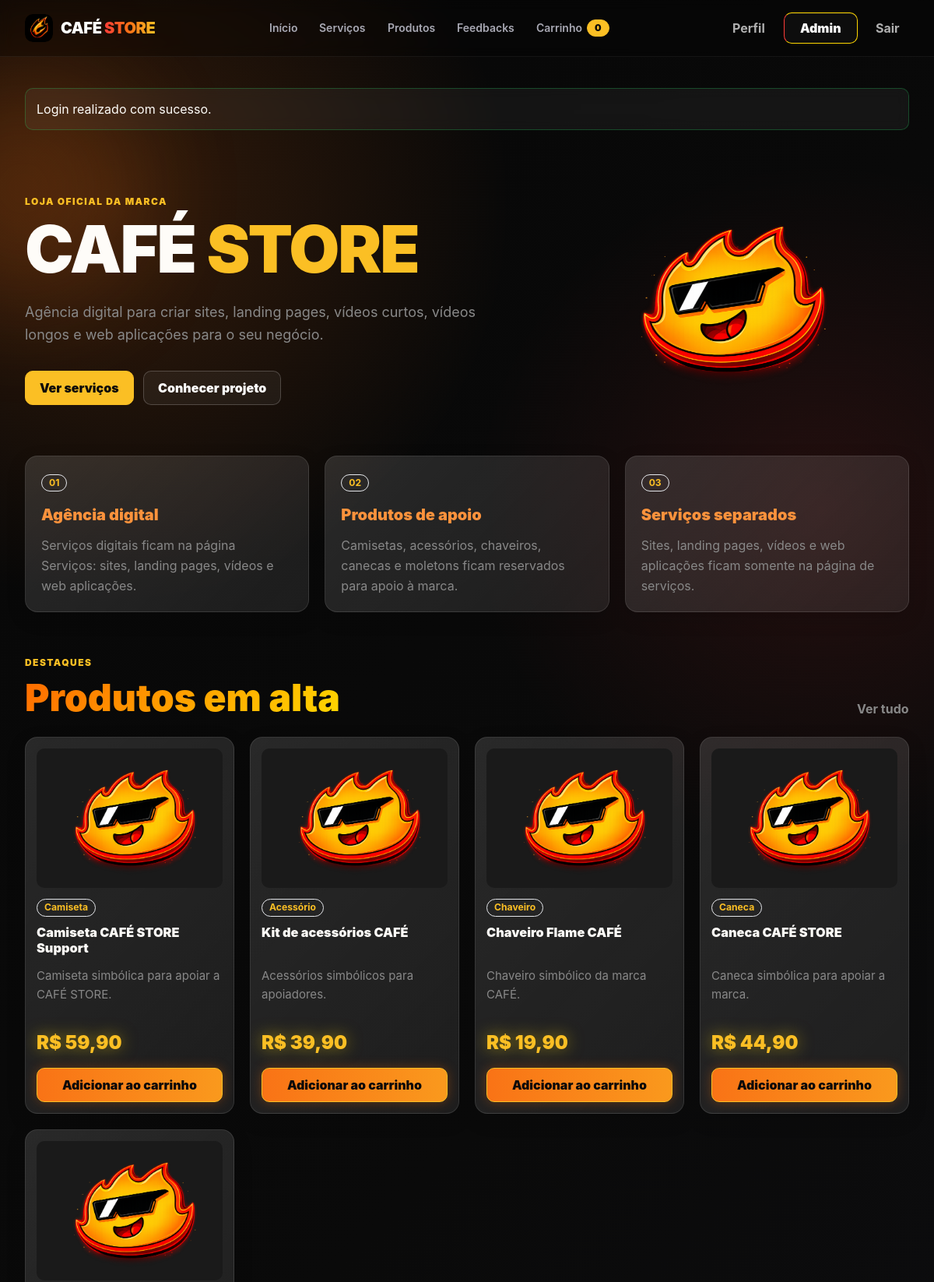
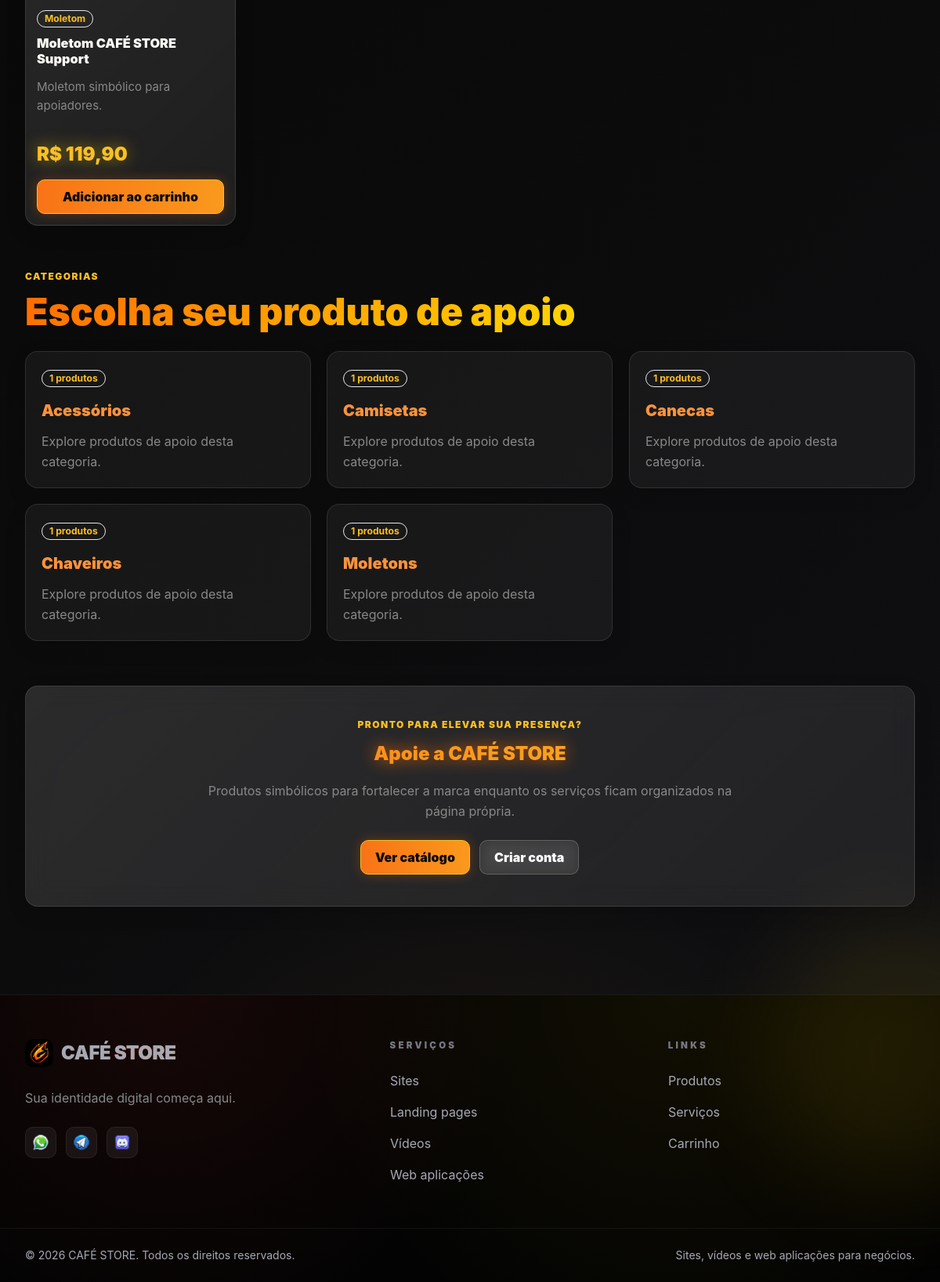
The page / (signed in) on the database its author committed (2 pictures, top to bottom).
### tables this page shows
CREATE TABLE products (
  id INT UNSIGNED AUTO_INCREMENT PRIMARY KEY,
  name VARCHAR(160) NOT NULL,
  slug VARCHAR(180) NOT NULL UNIQUE,
  description TEXT,
  short_description VARCHAR(255) NULL,
  price DECIMAL(10,2) NOT NULL DEFAULT 0.00,
  old_price DECIMAL(10,2) NULL,
  category_id INT UNSIGNED NULL,
  stock INT UNSIGNED NOT NULL DEFAULT 0,
  is_digital TINYINT(1) NOT NULL DEFAULT 1,
  image_url VARCHAR(500) NULL,
  main_image_url VARCHAR(500) NULL,
  type VARCHAR(40) NOT NULL DEFAULT 'digital',
  status VARCHAR(40) NOT NULL DEFAULT 'active',
  created_at TIMESTAMP DEFAULT CURRENT_TIMESTAMP,
  updated_at TIMESTAMP NULL DEFAULT NULL ON UPDATE CURRENT_TIMESTAMP,
  CONSTRAINT fk_products_category FOREIGN KEY (category_id) REFERENCES categories(id) ON DELETE SET NULL
);

CREATE TABLE categories (
  id INT UNSIGNED AUTO_INCREMENT PRIMARY KEY,
  name VARCHAR(120) NOT NULL,
  slug VARCHAR(140) NOT NULL UNIQUE,
  created_at TIMESTAMP DEFAULT CURRENT_TIMESTAMP,
  updated_at TIMESTAMP NULL DEFAULT NULL ON UPDATE CURRENT_TIMESTAMP
);

### config/helpers.php (called while the page is built, shortened)
<?php
function url($path = '') {
    return rtrim(BASE_URL, '/') . '/' . ltrim($path, '/');
}
function e($string) {
    return htmlspecialchars($string ?? '', ENT_QUOTES, 'UTF-8');
}
function money($value) {
    return 'R$ ' . number_format((float) $value, 2, ',', '.');
}
function excerpt($text, $length = 90) {
    $text = strip_tags($text ?? '');
    return $text;
}
function product_image($image_url) {
    if (empty($image_url)) {
        return url('assets/images/mascote.png');
    }
    return url($image_url);
}
function product_main_image(array $product) {
    return product_image($product['main_image_url'] ?? $product['image_url'] ?? '');
}
function product_type_label($type) {
    $labels = [
        'site' => 'Site',
        'landing_page' => 'Landing page',
        'video_curto' => 'Vídeo curto',
        'video_longo' => 'Vídeo longo',
        'web_app' => 'Web aplicação',
        'camiseta' => 'Camiseta',
        'acessorio' => 'Acessório',
        'chaveiro' => 'Chaveiro',
        'caneca' => 'Caneca',
        'moletom' => 'Moletom',
    ];
    return $labels[$type] ?? ucfirst(str_replace('_', ' ', (string) $type));
}

### index.php (the view, shortened to what this page needs)
<?php
require_once __DIR__ . "/config/helpers.php";
try {
    $pdo = db();
    $stmt = $pdo->prepare(
        "SELECT * FROM products WHERE status = 'active' ORDER BY created_at DESC LIMIT 6",
    );
    $stmt->execute();
    $featured = $stmt->fetchAll(PDO::FETCH_ASSOC);
    $stmtCat = $pdo->prepare("
        SELECT c.*, COUNT(p.id) AS product_count
        FROM categories c
        JOIN products p ON p.category_id = c.id AND p.status = 'active'
        GROUP BY c.id
        ORDER BY c.name
        LIMIT 6
    ");
    $stmtCat->execute();
    $categories = $stmtCat->fetchAll(PDO::FETCH_ASSOC);
} catch (PDOException $e) {
    error_log("Erro no index.php: " . $e->getMessage());
    $featured = [];
    $categories = [];
}
if (file_exists(__DIR__ . "/includes/header.php")) {
    include __DIR__ . "/includes/header.php";
} else {
    echo "<!DOCTYPE html><html><head><meta charset='UTF-8'><title>CAFÉ STORE</title></head><body>";
}
?>
<section class="grid items-center gap-8 py-9 md:py-16 lg:grid-cols-[1fr_0.78fr] lg:gap-[5vw]">
    <div>
        <p class="mb-2.5 text-[0.75rem] font-black uppercase tracking-[0.12em] text-glow-400">loja oficial da marca</p>
        <h1 class="m-0 text-[clamp(3rem,7vw,5.8rem)] font-black leading-none tracking-tight">
            CAFÉ <span class="text-glow-400">STORE</span>
        </h1>
        <p class="mt-6 max-w-[680px] text-[clamp(1rem,1.5vw,1.16rem)] leading-relaxed text-midnight-400">Agência digital para criar sites, landing pages, vídeos curtos, vídeos longos e web aplicações para o seu negócio.</p>
        <div class="mt-8 flex flex-wrap items-center gap-3">
            <a class="inline-flex min-h-[44px] items-center justify-center gap-2 rounded-[10px] border border-glow-400 bg-glow-400 px-[18px] font-black leading-none text-midnight-950 transition-all duration-300 hover:bg-glow-300" href="<?= url(
                "services.php",
            ) ?>">Ver serviços</a>
            <a class="inline-flex min-h-[44px] items-center justify-center gap-2 rounded-[10px] border border-white/20 bg-white/5 px-[18px] font-black leading-none text-white transition-all duration-300 hover:border-glow-400 hover:bg-white/10" href="#projeto">Conhecer projeto</a>
        </div>
    </div>
    <div class="hero-mascote-plain justify-self-center p-0 lg:justify-self-end">
        <?php
        $mascotPath = __DIR__ . "/assets/images/mascote.png";
        if (file_exists($mascotPath)): ?>
            <img src="<?= url(
                "assets/images/mascote.png",
            ) ?>" alt="Mascote CAFÉ STORE" class="hero-mascote-plain-img mx-auto">
        <?php else: ?>
            <div class="text-center text-6xl">🔥</div>
        <?php endif;
        ?>
    </div>
</section>
<section id="projeto" class="mb-14 grid gap-5 md:grid-cols-3 max-md:grid-cols-2 max-sm:grid-cols-1">
    <article class="rounded-2xl border border-white/10 bg-white/5 p-5 backdrop-blur-lg shadow-[0_8px_24px_rgba(0,0,0,0.15)] transition-all duration-300 hover:-translate-y-2 hover:scale-[1.02] hover:shadow-[0_16px_48px_rgba(0,0,0,0.2),0_0_30px_rgba(255,107,0,0.15)] hover:border-ember-500/30">
        <span class="inline-flex w-fit items-center justify-center rounded-full border border-white-20 px-[9px] py-[4px] text-[0.76rem] font-bold leading-none text-glow-400">01</span>
        <h3 class="mt-4 text-xl font-black text-ember-400">Agência digital</h3>
        <p class="mt-3 leading-relaxed text-midnight-400">Serviços digitais ficam na página Serviços: sites, landing pages, vídeos e web aplicações.</p>
    </article>
    <article class="rounded-2xl border border-white/10 bg-white/5 p-5 backdrop-blur-lg shadow-[0_8px_24px_rgba(0,0,0,0.15)] transition-all duration-300 hover:-translate-y-2 hover:scale-[1.02] hover:shadow-[0_16px_48px_rgba(0,0,0,0.2),0_0_30px_rgba(255,107,0,0.15)] hover:border-ember-500/30">
        <span class="inline-flex w-fit items-center justify-center rounded-full border border-white-20 px-[9px] py-[4px] text-[0.76rem] font-bold leading-none text-glow-400">02</span>
        <h3 class="mt-4 text-xl font-black text-ember-400">Produtos de apoio</h3>
        <p class="mt-3 leading-relaxed text-midnight-400">Camisetas, acessórios, chaveiros, canecas e moletons ficam reservados para apoio à marca.</p>
    </article>
    <article class="rounded-2xl border border-white/10 bg-white/5 p-5 backdrop-blur-lg shadow-[0_8px_24px_rgba(0,0,0,0.15)] transition-all duration-300 hover:-translate-y-2 hover:scale-[1.02] hover:shadow-[0_16px_48px_rgba(0,0,0,0.2),0_0_30px_rgba(255,107,0,0.15)] hover:border-ember-500/30">
        <span class="inline-flex w-fit items-center justify-center rounded-full border border-white-20 px-[9px] py-[4px] text-[0.76rem] font-bold leading-none text-glow-400">03</span>
        <h3 class="mt-4 text-xl font-black text-ember-400">Serviços separados</h3>
        <p class="mt-3 leading-relaxed text-midnight-400">Sites, landing pages, vídeos e web aplicações ficam somente na página de serviços.</p>
    </article>
</section>
<div class="section-head flex items-end justify-between gap-6 mb-6 mt-14 first:mt-0">
    <div>
        <p class="mb-2.5 text-[0.75rem] font-black uppercase tracking-[0.12em] text-glow-400">destaques</p>
        <h2 class="m-0 text-[clamp(2rem,4vw,3.4rem)] font-black leading-tight tracking-tight text-ember-400">Produtos em alta</h2>
    </div>
    <a class="relative inline-block font-bold text-midnight-400 transition-all duration-300 after:absolute after:-bottom-0.5 after:left-0 after:h-0.5 after:w-0 after:rounded after:bg-gradient-to-r after:from-ember-500 after:to-glow-400 after:transition-all after:duration-300 hover:after:w-full" href="<?= url(
        "products.php",
    ) ?>">Ver tudo</a>
</div>
<div class="grid gap-5 md:grid-cols-4 max-md:grid-cols-3 max-sm:grid-cols-1">
    <?php if (!empty($featured)): ?>
        <?php foreach ($featured as $product): ?>
            <article class="flex min-h-full flex-col gap-3.5 rounded-2xl border border-white/10 bg-white/5 p-3.5 backdrop-blur-lg shadow-[0_8px_24px_rgba(0,0,0,0.15)] transition-all duration-300 hover:-translate-y-2 hover:scale-[1.02] hover:shadow-[0_16px_48px_rgba(0,0,0,0.2),0_0_30px_rgba(255,107,0,0.15)] hover:border-ember-500/30">
                <a href="<?= url(
                    "product.php?slug=" . urlencode($product["slug"] ?? ""),
                ) ?>">
                    <?php
                    $imgSrc = product_main_image($product);
                    $altText = e($product["name"] ?? "Produto");
                    ?>
                    <div class="overflow-hidden rounded-[10px]">
                        <img src="<?= e(
                            $imgSrc,
                        ) ?>" alt="<?= $altText ?>" onerror="this.src='<?= url(
    "assets/images/mascot.svg",
) ?>'" class="aspect-[4/3] w-full bg-midnight-900 object-cover transition-transform duration-500 hover:scale-110">
                    </div>
                </a>
                <div class="grid gap-2.5">
                    <span class="inline-flex w-fit items-center justify-center rounded-full border border-white-20 px-[9px] py-[4px] text-[0.76rem] font-bold leading-none text-glow-400"><?= e(
                        product_type_label($product["type"] ?? "digital"),
                    ) ?></span>
                    <h3 class="m-0 min-h-[2.7em] text-[1.02rem] font-black leading-tight"><?= e(
                        $product["name"] ?? "Sem nome",
                    ) ?></h3>
                    <p class="m-0 min-h-[4.7em] text-[0.94rem] leading-relaxed text-midnight-400"><?= e(
                        excerpt(
                            $product["short_description"] ?? "" ?:
                            $product["description"] ?? "",
                            90,
                        ),
                    ) ?></p>
                    <strong class="text-[1.5rem] font-black text-glow-400 drop-shadow-[0_0_10px_rgba(255,215,0,0.5)]"><?= money(
                        (float) ($product["price"] ?? 0),
                    ) ?></strong>
                </div>
                <form action="<?= url(
                    "api/cart-add.php",
                ) ?>" method="post" class="mt-auto">
                    <button class="inline-flex w-full min-h-[44px] items-center justify-center gap-2 rounded-[10px] border border-glow-400 bg-gradient-to-r from-ember-500 to-glow-400 bg-[length:200%_100%] bg-[0%_0%] px-[18px] font-black leading-none text-midnight-950 shadow-[0_0_15px_rgba(255,107,0,0.3)] transition-all duration-300 hover:bg-[100%_0] hover:scale-105 hover:shadow-[0_0_20px_rgba(255,107,0,0.6),0_0_40px_rgba(255,107,0,0.3)]" type="submit">Adicionar ao carrinho</button>
                </form>
            </article>
        <?php endforeach; ?>
    <?php endif; ?>
</div>
<div class="section-head flex items-end justify-between gap-6 mb-6 mt-14 first:mt-0">
    <div>
        <p class="mb-2.5 text-[0.75rem] font-black uppercase tracking-[0.12em] text-glow-400">categorias</p>
        <h2 class="m-0 text-[clamp(2rem,4vw,3.4rem)] font-black leading-tight tracking-tight text-ember-400">Escolha seu produto de apoio</h2>
    </div>
</div>
<div class="mb-14 grid gap-5 md:grid-cols-3 max-md:grid-cols-2 max-sm:grid-cols-1">
    <?php if (!empty($categories)): ?>
        <?php foreach ($categories as $cat): ?>
            <a class="rounded-2xl border border-white/10 bg-white/5 p-5 backdrop-blur-lg shadow-[0_8px_24px_rgba(0,0,0,0.15)] transition-all duration-300 hover:-translate-y-2 hover:scale-[1.02] hover:shadow-[0_16px_48px_rgba(0,0,0,0.2),0_0_30px_rgba(255,107,0,0.15)] hover:border-ember-500/30" href="<?= url(
                "products.php?category_id=" . (int) ($cat["id"] ?? 0),
            ) ?>">
                <span class="inline-flex w-fit items-center justify-center rounded-full border border-white-20 px-[9px] py-[4px] text-[0.76rem] font-bold leading-none text-glow-400"><?= (int) ($cat[
                    "product_count"
                ] ?? 0) ?> produtos</span>
                <h3 class="mt-4 text-xl font-black text-ember-400"><?= e(
                    $cat["name"] ?? "Sem nome",
                ) ?></h3>
                <p class="mt-3 leading-relaxed text-midnight-400">Explore produtos de apoio desta categoria.</p>
            </a>
        <?php endforeach; ?>
    <?php endif; ?>
</div>
<section class="relative rounded-2xl border border-white/10 bg-white/5 py-10 px-6 backdrop-blur-lg text-center shadow-[0_8px_24px_rgba(0,0,0,0.15)] led-border">
    <p class="mb-2.5 text-[0.75rem] font-black uppercase tracking-[0.12em] text-glow-400">pronto para elevar sua presença?</p>
    <h2 class="text-[1.5rem] font-black bg-gradient-to-r from-ember-500 to-glow-400 bg-clip-text text-transparent drop-shadow-[0_0_10px_rgba(255,107,0,0.8)]">Apoie a CAFÉ STORE</h2>
    <p class="mx-auto mt-4 max-w-[42rem] leading-relaxed text-midnight-400">Produtos simbólicos para fortalecer a marca enquanto os serviços ficam organizados na página própria.</p>
    <div class="mt-6 flex flex-wrap items-center justify-center gap-3">
        <a class="inline-flex min-h-[44px] items-center justify-center gap-2 rounded-[10px] border border-glow-400 bg-gradient-to-r from-ember-500 to-glow-400 bg-[length:200%_100%] bg-[0%_0%] px-[18px] font-black leading-none text-midnight-950 shadow-[0_0_15px_rgba(255,107,0,0.3)] transition-all duration-300 hover:bg-[100%_0] hover:scale-105 hover:shadow-[0_0_20px_rgba(255,107,0,0.6),0_0_40px_rgba(255,107,0,0.3)] animate-pulse-glow" href="<?= url(
            "products.php",
        ) ?>">Ver catálogo</a>
        <a class="inline-flex min-h-[44px] items-center justify-center gap-2 rounded-[10px] border border-white/20 bg-white/5 px-[18px] font-black leading-none text-white backdrop-blur transition-all duration-300 hover:scale-105 hover:border-glow-400 hover:shadow-[0_0_15px_rgba(255,215,0,0.2)]" href="<?= url(
            "register.php",
        ) ?>">Criar conta</a>
    </div>
</section>
<?php if (file_exists(__DIR__ . "/includes/footer.php")) {
    include __DIR__ . "/includes/footer.php";
} else {
    echo "</body></html>";
}
?>

### rows shown on the page
products: type "Camiseta", name "Camiseta CAFÉ STORE Support", short_description "Camiseta simbólica para apoiar a CAFÉ STORE.", price "R$ 59,90"
products: type "Acessório", name "Kit de acessórios CAFÉ", short_description "Acessórios simbólicos para apoiadores.", price "R$ 39,90"
products: type "Chaveiro", name "Chaveiro Flame CAFÉ", short_description "Chaveiro simbólico da marca CAFÉ.", price "R$ 19,90"
products: type "Caneca", name "Caneca CAFÉ STORE", short_description "Caneca simbólica para apoiar a marca.", price "R$ 44,90"
products: type "Moletom", name "Moletom CAFÉ STORE Support", short_description "Moletom simbólico para apoiadores.", price "R$ 119,90"
categories: cat "1", name "Acessórios"
categories: cat "1", name "Camisetas"
categories: cat "1", name "Canecas"
categories: cat "1", name "Chaveiros"
categories: cat "1", name "Moletons"

### other values the page prints
cart_count() "0"
$flash['message'] "Login realizado com sucesso."
